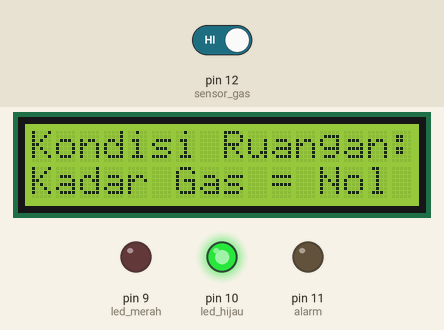
A sketch run on a simulated Arduino Uno, built with avr-gcc and run on an emulated ATmega328P. On the bench: 16×2 character LCD, output pins drawn as LEDs (lit = HIGH). The inputs (shaded band) are chosen by the test bench; at power-on: pin 12 (sensor_gas) HIGH. The modem accepts every AT command (registered, SIM ready, sends succeed) and sends nothing else; what the sketch prints to the serial monitor is not drawn.

Above: at 5.4 s.
5.5 s: pin 12 (sensor_gas) driven LOW
At 6.7 s:
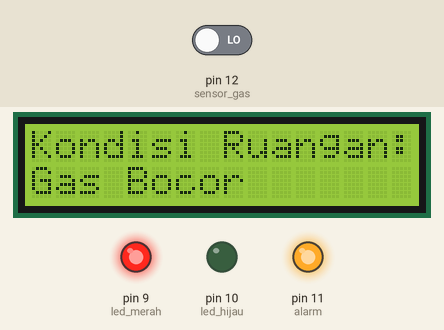
7.0 s: pin 12 (sensor_gas) driven HIGH
At 10.2 s:
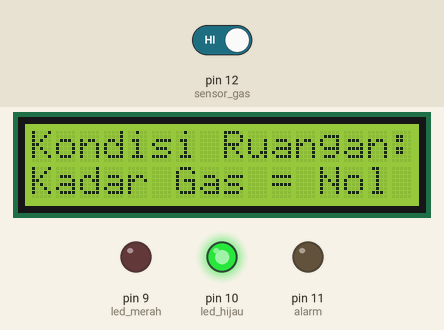
Timing chart, 0 to 11.7 s (numbered marks = the images above; inputs shaded):
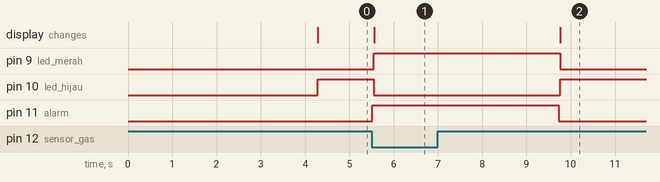

The sketch:

KebocoranGas.ino
```cpp
#include <Wire.h>
#include <LiquidCrystal_I2C.h>
#include <SoftwareSerial.h>
LiquidCrystal_I2C lcd(0x27 ,2,1,0,4,5,6,7,3, POSITIVE);
SoftwareSerial SIM800L(8, 7);
const int sensor_gas = 12;
const int alarm = 11;
const int led_hijau = 10;
const int led_merah = 9;

void setup() {
  // put your setup code here, to run once:
  lcd.begin (16,2); //LCD untuk ukuran 16x2
  pinMode(sensor_gas,INPUT);
  pinMode(alarm,OUTPUT);
  pinMode(led_hijau,OUTPUT);
  pinMode(led_merah,OUTPUT);
  kirimSMS("Sistem dijalankan");

}

void loop() {
  // put your main code here, to run repeatedly:
  int nilai = digitalRead(sensor_gas);
  if (nilai == LOW)
  {
    digitalWrite(alarm,HIGH);
    lcd.setCursor(0, 0); //baris pertama
    lcd.print("Kondisi Ruangan:");
    lcd.setCursor(0, 1); //baris kedua
    lcd.print("Gas Bocor      ");
    digitalWrite(led_hijau,LOW);
    digitalWrite(led_merah,HIGH);
    kirimSMS("Gas Bocor");
  }
  if (nilai == HIGH)
  {
    digitalWrite(alarm,LOW);
    lcd.setCursor(0, 0); //baris pertama
    lcd.print("Kondisi Ruangan:");
    lcd.setCursor(0, 1); //baris kedua
    lcd.print("Kadar Gas = Nol");
    digitalWrite(led_hijau,HIGH);
    digitalWrite(led_merah,LOW);
  }

}

void kirimSMS(String pesan){
  Serial.begin(9600);
  SIM800L.begin(9600);
  SIM800L.println("AT+CMGF=1");
  Serial.println("SIM800L started at 9600");
  delay(1000);
  Serial.println("Setup Complete! SIM800L is Ready!");
  SIM800L.println("AT+CNMI=2,2,0,0,0");

  SIM800L.println("AT+CMGF=1");
  delay(1000);
  SIM800L.println("AT+CMGS=\"085643125167\"\r");
  delay(1000);
  SIM800L.println(pesan);
  delay(100);
  SIM800L.println((char)26);
  delay(1000);
}
```

Measured:
- after the input at 5.5 s, pin 9 (led_merah): LOW → HIGH after 0.05 s; pin 10 (led_hijau): HIGH → LOW after 0.05 s; pin 11 (alarm): LOW → HIGH at once; the display: changes after 0.06 s (image 1)
- after the input at 7.0 s, pin 9 (led_merah): HIGH → LOW after 2.8 s; pin 10 (led_hijau): LOW → HIGH after 2.8 s; pin 11 (alarm): HIGH → LOW after 2.7 s; the display: changes after 2.8 s (image 2)
